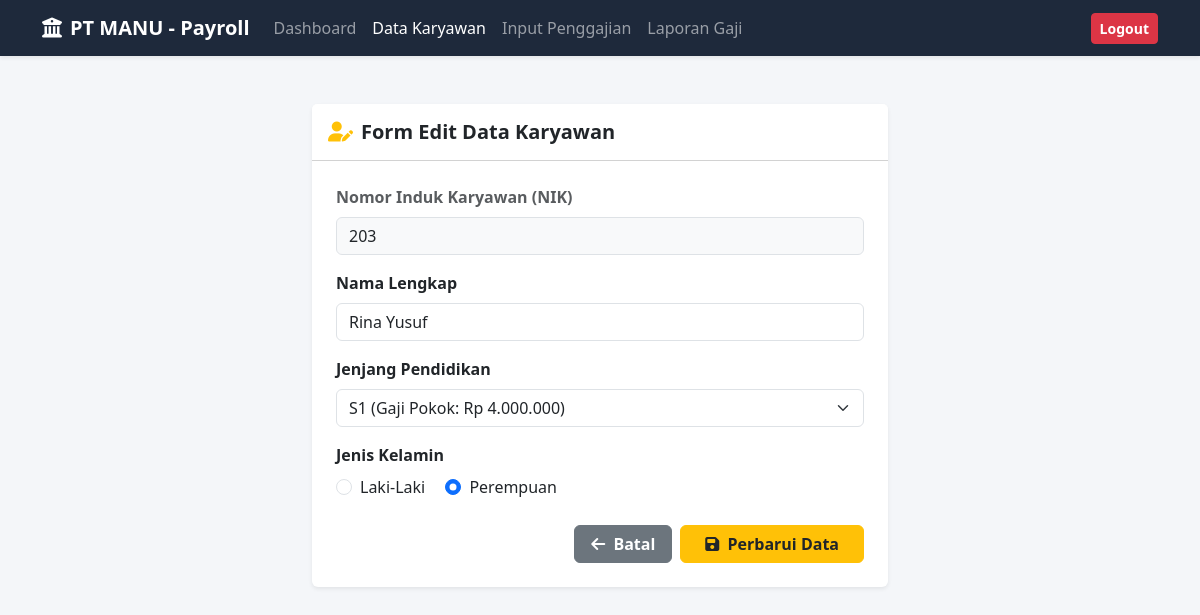
/karyawan_edit.php?nik=203 (signed in), run on the app's committed database.
### tables this page shows
CREATE TABLE `karyawan` (
  `nik` varchar(20) NOT NULL,
  `nama` varchar(100) NOT NULL,
  `pendidikan` varchar(10) NOT NULL,
  `jekel` enum('LK','PR') NOT NULL,  
  PRIMARY KEY (`nik`),
  FOREIGN KEY (`pendidikan`) REFERENCES `gaji_pokok` (`pendidikan`) ON UPDATE CASCADE
);

### karyawan_edit.php (the view, shortened to what this page needs)
<?php
include 'koneksi.php';
$nik_lama = $conn->real_escape_string($_GET['nik']);
$query_ambil = "SELECT * FROM karyawan WHERE nik = '$nik_lama'";
$result_ambil = $conn->query($query_ambil);
$karyawan = $result_ambil->fetch_assoc();
?>
<!DOCTYPE html>
<html lang="en">
<head>
    <link href="https://cdn.jsdelivr.net/npm/bootstrap@5.3.0/dist/css/bootstrap.min.css" rel="stylesheet">
    <link href="https://cdnjs.cloudflare.com/ajax/libs/font-awesome/6.4.0/css/all.min.css" rel="stylesheet">
</head>
<body>
<nav class="navbar navbar-expand-lg navbar-dark navbar-custom shadow-sm">
    <div class="container">
        <a class="navbar-brand fw-bold" href="dashboard.php"><i class="fa-solid fa-building-columns me-2"></i>PT MANU - Payroll</a>
        <div class="collapse navbar-collapse" id="navbarNav">
            <ul class="navbar-nav me-auto">
                <li class="nav-item"><a class="nav-link" href="dashboard.php">Dashboard</a></li>
                <li class="nav-item"><a class="nav-link active" href="karyawan.php">Data Karyawan</a></li>
                <li class="nav-item"><a class="nav-link" href="payroll.php">Input Penggajian</a></li>
                <li class="nav-item"><a class="nav-link" href="laporan.php">Laporan Gaji</a></li>
            </ul>
            <a href="logout.php" class="btn btn-danger btn-sm fw-semibold">Logout</a>
        </div>
    </div>
</nav>
<div class="container mt-5" style="max-width: 600px;">
    <div class="card shadow-sm border-0">
        <div class="card-header bg-white py-3">
            <h5 class="mb-0 fw-bold text-dark"><i class="fa-solid fa-user-pen me-2 text-warning"></i>Form Edit Data Karyawan</h5>
        </div>
        <div class="card-body p-4">
            <form action="" method="POST">
                <div class="mb-3">
                    <label class="form-label fw-semibold text-muted">Nomor Induk Karyawan (NIK)</label>
                    <input type="text" class="form-control bg-light" value="<?php echo $karyawan['nik']; ?>" readonly>
                </div>
                <div class="mb-3">
                    <label for="nama" class="form-label fw-semibold">Nama Lengkap</label>
                    <input type="text" name="nama" id="nama" class="form-control" value="<?php echo htmlspecialchars($karyawan['nama']); ?>" required autocomplete="off">
                </div>
                <div class="mb-3">
                    <label for="pendidikan" class="form-label fw-semibold">Jenjang Pendidikan</label>
                    <select name="pendidikan" id="pendidikan" class="form-select" required>
                        <option value="S1" <?php if($karyawan['pendidikan'] == 'S1') echo 'selected'; ?>>S1 (Gaji Pokok: Rp 4.000.000)</option>
                    </select>
                </div>
                <div class="mb-3">
                    <label class="form-label fw-semibold d-block">Jenis Kelamin</label>
                    <div class="form-check form-check-inline">
                        <input class="form-check-input" type="radio" name="jekel" id="lk" value="LK" <?php if($karyawan['jekel'] == 'LK') echo 'checked'; ?> required>
                        <label class="form-check-label" for="lk">Laki-Laki</label>
                    </div>
                    <div class="form-check form-check-inline">
                        <input class="form-check-input" type="radio" name="jekel" id="pr" value="PR" <?php if($karyawan['jekel'] == 'PR') echo 'checked'; ?> required>
                        <label class="form-check-label" for="pr">Perempuan</label>
                    </div>
                </div>
                <div class="d-flex justify-content-end gap-2 mt-4">
                    <a href="karyawan.php" class="btn btn-secondary px-3 fw-semibold"><i class="fa-solid fa-arrow-left me-1"></i> Batal</a>
                    <button type="submit" class="btn btn-warning px-4 fw-semibold text-dark"><i class="fa-solid fa-floppy-disk me-1"></i> Perbarui Data</button>
                </div>
            </form>
        </div>
    </div>
</div>
</body>
</html>

### karyawan_edit.php (style rules this page uses)
body { background-color: #f4f6f9; }
.navbar-custom { background-color: #1e293b; }

### data on the page
karyawan: nik "203", nama "Rina Yusuf", pendidikan "S1 (Gaji Pokok: Rp 4.000.000)", jekel "☐ Laki-Laki", jekel "☑ Perempuan"
